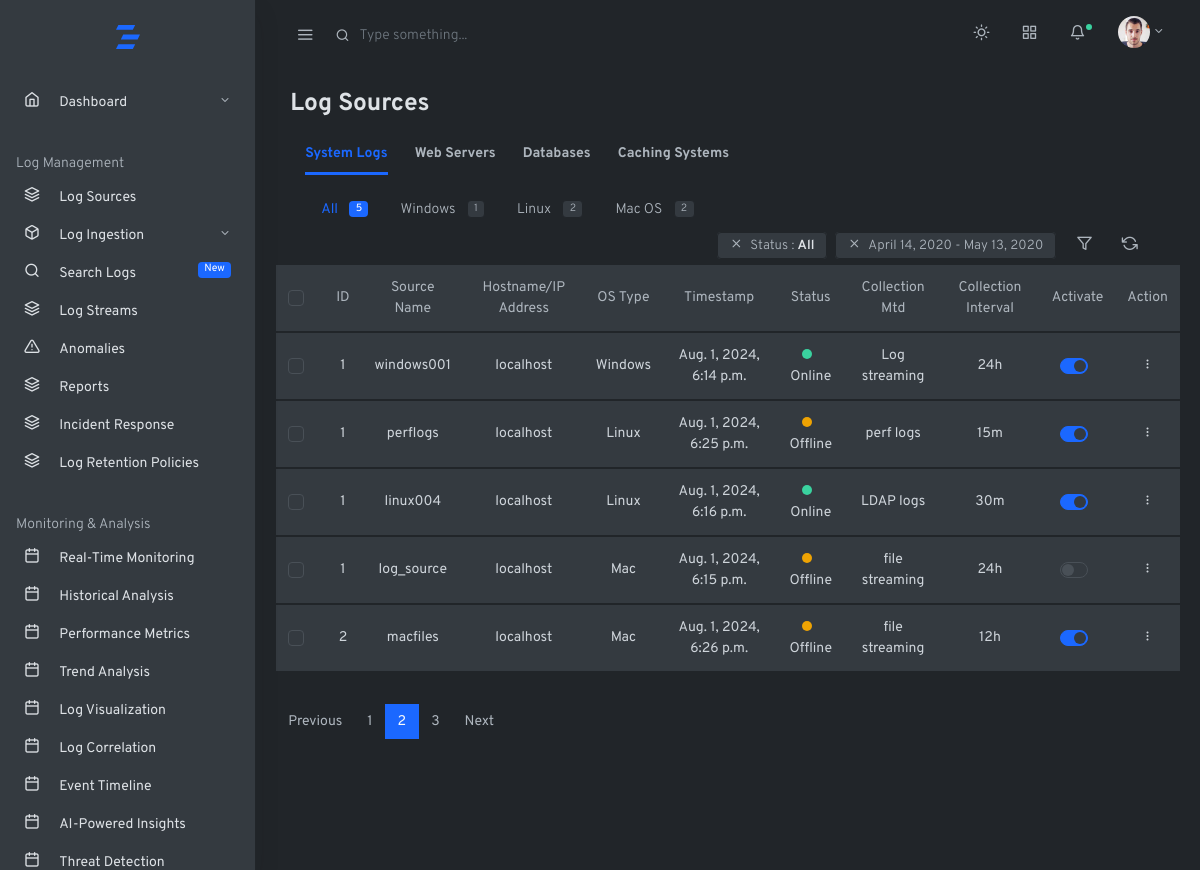
The page /home/log-sources/ on the database as committed earlier.
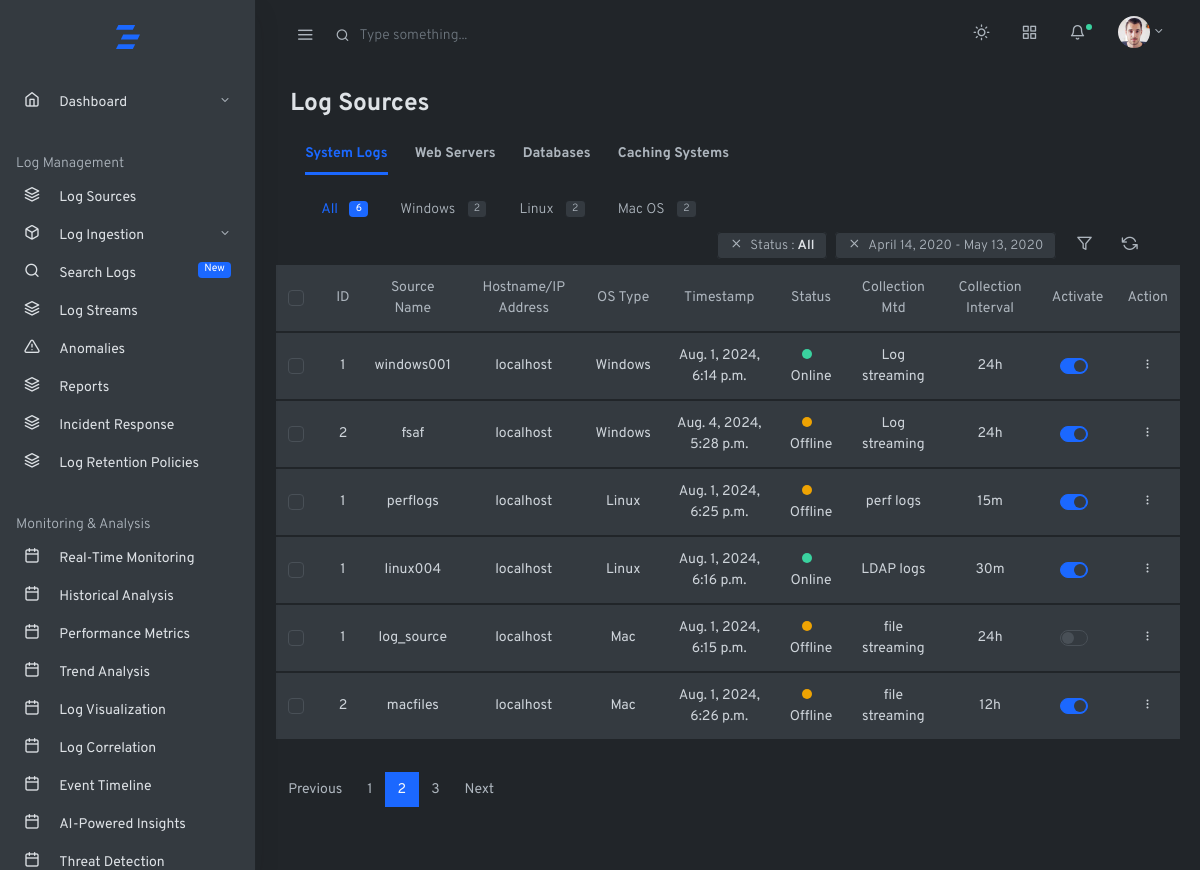
The same page on the database as committed later.
### log_management_app/models.py (models this page shows, shortened)
class WindowsLogSource(models.Model):
    INGESTION_MTD = [
        ('powershell', 'Powershell'),
    ]
    COLLECTION_INTERVAL_CHOICES = [
        ('5m', 'Every 5 minutes'),
        ('15m', 'Every 15 minutes'),
        ('30m', 'Every 30 minutes'),
        ('1h', 'Every 1 hour'),
        ('6h', 'Every 6 hours'),
        ('12h', 'Every 12 hours'),
        ('24h', 'Every 24 hours'),
    ]
    RETENTION_POLICY_CHOICES = [
        ('7d', '7 days'),
        ('14d', '14 days'),
        ('30d', '30 days'),
        ('60d', '60 days'),
        ('90d', '90 days'),
        ('180d', '180 days'),
        ('365d', '365 days'),
    ]
    SOURCE_STATUS_CHOICES = [
        ('Online', 'Active'),
        ('Offline', 'Inactive'),
    ]
    log_source_name = models.CharField(max_length=100)
    hostname_ip_address = models.CharField(max_length=255, default='localhost', null=True)
    description = models.TextField(blank=True, null=True)
    log_type = models.ManyToManyField(WindowsLogType)
    os_type=models.CharField(max_length=50,default='Windows')
    status = models.CharField(max_length=10, choices=SOURCE_STATUS_CHOICES, default='Offline')
    collection_mtd = models.CharField(max_length=50, default='Log streaming')
    collection_interval = models.CharField(max_length=10, choices=COLLECTION_INTERVAL_CHOICES, default='24h')
    retention_policy = models.CharField(max_length=10, choices=RETENTION_POLICY_CHOICES, default='30d')
    ingestion_mtd = models.CharField(max_length=30, choices=INGESTION_MTD, default='powershell')
    comments = models.TextField(blank=True, null=True)
    activate = models.BooleanField(default=True)
    created_at = models.DateTimeField(auto_now_add=True, null=True)
    updated_at = models.DateTimeField(auto_now=True, null=True)

class LinuxPerfLogs(models.Model):
    SOURCE_STATUS_CHOICES = [
        ('Online', 'Active'),
        ('Offline', 'Inactive'),
    ]
    COLLECTION_INTERVAL_CHOICES = [
        ('5m', 'Every 5 minutes'),
        ('15m', 'Every 15 minutes'),
        ('30m', 'Every 30 minutes'),
        ('1h', 'Every 1 hour'),
        ('6h', 'Every 6 hours'),
        ('12h', 'Every 12 hours'),
        ('24h', 'Every 24 hours'),
    ]
    RETENTION_POLICY_CHOICES = [
        ('7d', '7 days'),
        ('14d', '14 days'),
        ('30d', '30 days'),
        ('60d', '60 days'),
        ('90d', '90 days'),
        ('180d', '180 days'),
        ('365d', '365 days'),
    ]
    log_source_name = models.CharField(max_length=100, default='log_source')
    hostname_ip_address = models.CharField(max_length=255, default='localhost', null=True)
    performance_metrics = models.ManyToManyField(
        'LinuxPerformanceMetric',
        verbose_name="Performance Metrics",
        help_text="Select the metrics to collect",
    )
    status = models.CharField(max_length=10, choices=SOURCE_STATUS_CHOICES, default='Offline')
    os_type=models.CharField(max_length=50,default='Linux')
    collection_interval = models.CharField(max_length=10, choices=COLLECTION_INTERVAL_CHOICES, default='24h')
    retention_policy = models.CharField(max_length=10, choices=RETENTION_POLICY_CHOICES, default='30d')
    collection_mtd = models.CharField(max_length=50, default='perf logs')
    activate = models.BooleanField(default=True)
    created_at = models.DateTimeField(auto_now_add=True, null=True)
    updated_at = models.DateTimeField(auto_now=True, null=True)

class LDAPLogSource(models.Model):
    SOURCE_STATUS_CHOICES = [
        ('Online', 'Active'),
        ('Offline', 'Inactive'),
    ]
    COLLECTION_INTERVAL_CHOICES = [
        ('5m', 'Every 5 minutes'),
        ('15m', 'Every 15 minutes'),
        ('30m', 'Every 30 minutes'),
        ('1h', 'Every 1 hour'),
        ('6h', 'Every 6 hours'),
        ('12h', 'Every 12 hours'),
        ('24h', 'Every 24 hours'),
    ]
    RETENTION_POLICY_CHOICES = [
        ('7d', '7 days'),
        ('14d', '14 days'),
        ('30d', '30 days'),
        ('60d', '60 days'),
        ('90d', '90 days'),
        ('180d', '180 days'),
        ('365d', '365 days'),
    ]
    log_source_name = models.CharField(max_length=100, default='log_source')
    hostname_ip_address = models.CharField(max_length=255, default='localhost', null=True)
    domain_name=models.CharField(max_length=200)
    os_type=models.CharField(max_length=50,default='Linux')
    status = models.CharField(max_length=10, choices=SOURCE_STATUS_CHOICES, default='Offline')
    collection_interval = models.CharField(max_length=10, choices=COLLECTION_INTERVAL_CHOICES, default='24h')
    retention_policy = models.CharField(max_length=10, choices=RETENTION_POLICY_CHOICES, default='30d')
    collection_mtd = models.CharField(max_length=50, default='AD logs')
    activate = models.BooleanField(default=True)
    created_at = models.DateTimeField(auto_now_add=True, null=True)
    updated_at = models.DateTimeField(auto_now=True, null=True)

class MacFileLogSource(models.Model):
    LOG_FILE_TYPE = [
        ('text', 'Text'),
        ('csv', 'CSV'),
        ('json', 'JSON'),
        ('xml', 'XML'),
    ]
    RETENTION_POLICY_CHOICES = [
        ('7d', '7 days'),
        ('14d', '14 days'),
        ('30d', '30 days'),
        ('60d', '60 days'),
        ('90d', '90 days'),
        ('180d', '180 days'),
        ('365d', '365 days'),
    ]
    COLLECTION_INTERVAL_CHOICES = [
        ('5m', 'Every 5 minutes'),
        ('15m', 'Every 15 minutes'),
        ('30m', 'Every 30 minutes'),
        ('1h', 'Every 1 hour'),
        ('6h', 'Every 6 hours'),
        ('12h', 'Every 12 hours'),
        ('24h', 'Every 24 hours'),
    ]
    SOURCE_STATUS_CHOICES = [
        ('Online', 'Active'),
        ('Offline', 'Inactive'),
    ]
    ROTATION_POLICY_CHOICES = [
        ('size', 'By Size'),
        ('date', 'By Date'),
        ('size_date', 'By Size and Date'),
    ]
    log_source_name = models.CharField(max_length=100, default='log_source')
    hostname_ip_address = models.CharField(max_length=255, default='localhost', null=True)
    log_file_path = models.CharField(max_length=255)
    log_file_type = models.CharField(max_length=10, choices=LOG_FILE_TYPE)
    status = models.CharField(max_length=10, choices=SOURCE_STATUS_CHOICES, default='Offline')
    os_type=models.CharField(max_length=50,default='Mac')
    collection_interval = models.CharField(max_length=10, choices=COLLECTION_INTERVAL_CHOICES, default='24h')
    retention_policy = models.CharField(max_length=10, choices=RETENTION_POLICY_CHOICES, default='30d')
    file_size_limit = models.PositiveIntegerField()  # in MB
    collection_mtd = models.CharField(max_length=50, default='file streaming')
    activate = models.BooleanField(default=True)
    rotation_policy = models.CharField(max_length=15, choices=ROTATION_POLICY_CHOICES)
    created_at = models.DateTimeField(auto_now_add=True, null=True)
    updated_at = models.DateTimeField(auto_now=True, null=True)

### log_management_app/views.py (the view)
# urls.py: path('home/log-sources/',views.logsources,name='logsources'),
def logsources(request, os_type=None):
    log_sources_1 = WindowsLogSource.objects.all()
    log_sources_2 = WindowsFileLogSource.objects.all()
    log_sources_3 = WindowsPerfLogs.objects.all()
    log_sources_4 = WindowsActiveDirectoryLogSource.objects.all()
    log_sources_5 = LinuxLogSource.objects.all()
    log_sources_6 = LinuxFileLogSource.objects.all()
    log_sources_7 = LinuxPerfLogs.objects.all()
    log_sources_8 = LDAPLogSource.objects.all()
    log_sources_9 = MacLogSource.objects.all()
    log_sources_10 = MacFileLogSource.objects.all()
    log_sources_11 = MacPerfLogs.objects.all()
    log_sources_12 = OpenDirLogSource.objects.all()
    all_log_sources = list(chain(
        log_sources_1, log_sources_2, log_sources_3, log_sources_4,
        log_sources_5, log_sources_6, log_sources_7, log_sources_8,
        log_sources_9, log_sources_10, log_sources_11, log_sources_12
    ))
    windows_count = len(list(chain(log_sources_1, log_sources_2, log_sources_3, log_sources_4)))
    linux_count = len(list(chain(log_sources_5, log_sources_6, log_sources_7, log_sources_8)))
    mac_count = len(list(chain(log_sources_9, log_sources_10, log_sources_11, log_sources_12)))
    all_count = len(all_log_sources)  # Total count of all log sources
    if os_type == "windows":
        log_sources = list(chain(log_sources_1, log_sources_2, log_sources_3, log_sources_4))
    elif os_type == "linux":
        log_sources = list(chain(log_sources_5, log_sources_6, log_sources_7, log_sources_8))
    elif os_type == "macos":
        log_sources = list(chain(log_sources_9, log_sources_10, log_sources_11, log_sources_12))
    else:
        log_sources = all_log_sources
    context = {
        'log_sources': log_sources,
        'windows_count': windows_count,
        'linux_count': linux_count,
        'mac_count': mac_count,
        'all_count': all_count,
        'os_type': os_type,  # Pass os_type to the template for active tab
    }
    return render(request, 'baseapp/logsources/logsources.html', context)

### log_management_app/templates/baseapp/logsources/logsources.html (shortened to what the changed rows need)
{% extends 'mainhome.html' %}
{% block content %}
        <div class="container-fluid">
          <div class="row justify-content-center">
            <div class="col-12">
              <h2 class="h3 mb-3 page-title">Log Sources</h2>
              <div class="row mb-4 items-align-center">
                <div class="col-md">
                  <div class="col-md">
                    <div class="tab-content" id="myTabContent">
                        <div class="tab-pane fade show active" id="system-logs" role="tabpanel" aria-labelledby="system-logs-tab">
                            <ul class="nav nav-pills">
                                <li class="nav-item">
                                    <a class="nav-link {% if not os_type %}active bg-transparent text-primary{% else %}text-muted{% endif %}" href="{% url 'logsources' %}">
                                        All
                                        <span class="badge badge-pill {% if not os_type %}bg-primary text-white{% else %}bg-white border text-muted{% endif %} ml-2">{{all_count}}</span>
                                    </a>
                                </li>
                                <li class="nav-item">
                                    <a class="nav-link {% if os_type == 'windows' %}active{% else %}text-muted{% endif %}" href="{% url 'logsources' 'windows' %}">
                                        Windows
                                        <span class="badge badge-pill {% if os_type == 'windows' %}bg-primary text-white{% else %}bg-white border text-muted{% endif %} ml-2">{{windows_count}}</span>
                                    </a>
                                </li>
                            </ul>
                        </div>
                    </div>
                </div>
              </div>
              <table class="table border table-hover bg-white">
                <thead>
                  <tr role="row">
                    <th>
                      <div class="custom-control custom-checkbox">
                      </div>
                    </th>
                    <th class="text-center">ID</th>
                    <th class="text-center">Source Name</th>
                    <th class="text-center">Hostname/IP Address</th>
                    <th class="text-center">OS Type</th>
                    <th class="text-center">Timestamp</th>
                    <th class="text-center">Status</th>
                    <th class="text-center">Collection Mtd</th>
                    <th class="text-center">Collection Interval</th>
                    <th class="text-center">Activate</th>
                    <th class="text-center">Action</th>
                  </tr>
                </thead>
                <tbody>
                  {%for log_source in log_sources %}
                  <tr>
                    <td class="align-center">
                      <div class="custom-control custom-checkbox">
                      </div>
                    </td>
                    <td class="text-center">{{log_source.id}}</td>
                    <td class="text-center">{{log_source.log_source_name}}</td>
                    <td class="text-center">{{log_source.hostname_ip_address}}</td>
                    <td class="text-center">{{log_source.os_type}}</td>
                    <td class="text-center">{{log_source.created_at}}</td>
                    {% if log_source.status == 'Online' %}
                        <td class="text-center"><span class="dot dot-lg bg-success mr-2"></span>Online</td>
                    {% else %}
                        <td class="text-center"><span class="dot dot-lg bg-warning mr-2"></span>Offline</td>
                    {% endif %}
                    <td class="text-center">{{log_source.collection_mtd}}</td>
                    <td class="text-center">{{log_source.collection_interval}}</td>
                    <td class="text-center">
                      <div class="custom-control custom-switch">
                      </div>
                  </td>
                    <td class="text-center">
                      <div class="dropdown">
                        <button class="btn btn-sm dropdown-toggle more-vertical" type="button" data-toggle="dropdown" aria-haspopup="true" aria-expanded="false">
                        </button>
                      </div>
                    </td>
                  </tr>
                </tbody>
                {%endfor%}
              </table>
            </div>
          </div>
        </div>
        {% endblock %}

Rows that differ between the two databases and show on the page:
added WindowsLogSource: id "2", log_source_name "fsaf", hostname_ip_address "localhost", os_type "Windows", created_at "Aug. 4, 2024, 5:28 p.m.", status "Offline" (drawn), collection_mtd "Log streaming", collection_interval "24h"
Other text that changed with them:
{{ all_count }}: "5" → "6"
{{ windows_count }}: "1" → "2"
